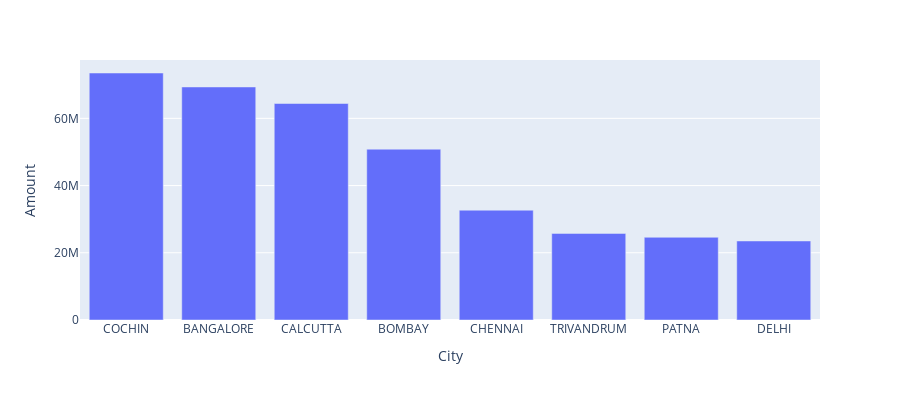

Notebook source saved alongside this figure:
### Code cell
fig= px.bar(spend_city, x='City', y='Amount', barmode='group', height=400)
fig.show()

### Figure 1 — Plotly figure (JSON) as saved in the notebook; plotly's stock layout.template omitted (floating-point values rounded to 4 significant figures)
{"data": [{"alignmentgroup": "True", "hovertemplate": "City=%{x}<br>Amount=%{y}<extra></extra>", "legendgroup": "", "marker": {"color": "#636efa", "pattern": {"shape": ""}}, "name": "", "offsetgroup": "", "orientation": "v", "showlegend": false, "textposition": "auto", "type": "bar", "x": ["COCHIN", "BANGALORE", "CALCUTTA", "BOMBAY", "CHENNAI", "TRIVANDRUM", "PATNA", "DELHI"], "xaxis": "x", "y": [73500000.0, 69340000.0, 64420000.0, 50830000.0, 32670000.0, 25760000.0, 24610000.0, 23520000.0], "yaxis": "y"}], "layout": {"barmode": "group", "height": 400, "legend": {"tracegroupgap": 0}, "margin": {"t": 60}, "xaxis": {"anchor": "y", "domain": [0, 1], "title": {"text": "City"}}, "yaxis": {"anchor": "x", "domain": [0, 1], "title": {"text": "Amount"}}}}
